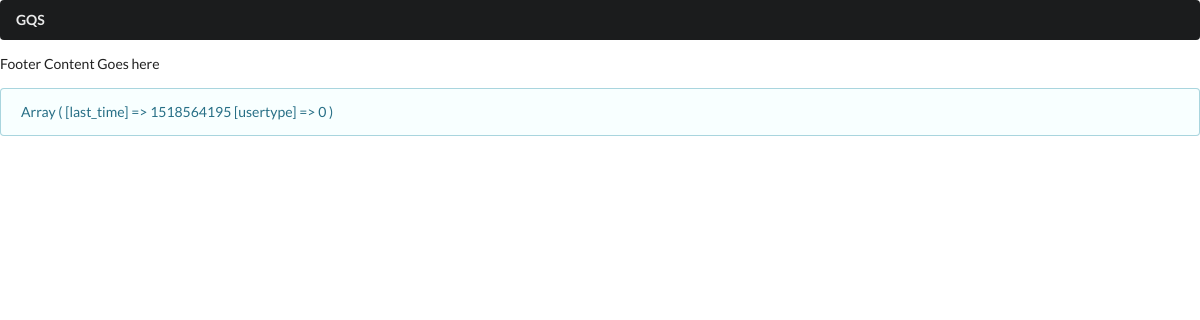
Before: /client/index.php with the older database file.
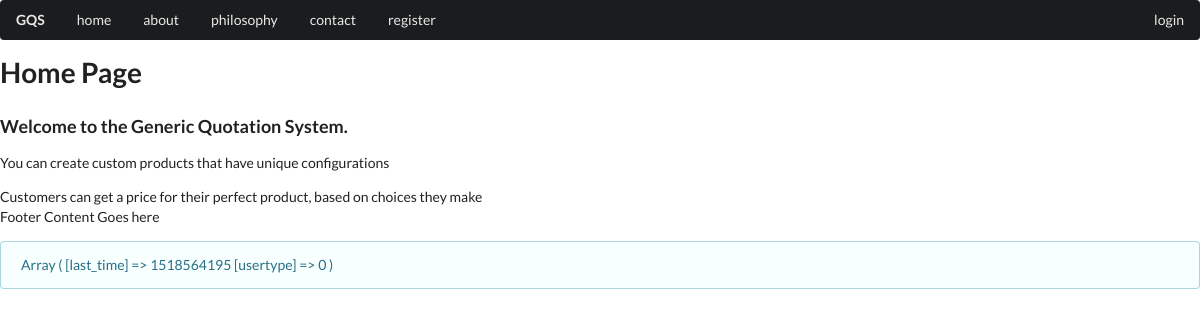
After: the same page with the newer database file.
### tables this page shows
CREATE TABLE `static` (
  `id` int(11) NOT NULL AUTO_INCREMENT,
  `short_title` varchar(24) NOT NULL,
  `privilege` int(1) NOT NULL,
  `title` varchar(240) NOT NULL,
  `byline` varchar(512) NOT NULL,
  `body` text NOT NULL,
  `image` varchar(256) NOT NULL,
  PRIMARY KEY (`id`),
  UNIQUE KEY `short_title` (`short_title`)
);

### client/index.php (the view, shortened to what this page needs)
<?php
    include "header.php";
?>
<?php
    include "menu.php";
?>
<?php
    $contentquery = "SELECT * FROM static WHERE privilege = " . $_SESSION['usertype'] . " OR privilege = -1";
    $conn = dbConnect();
    $stmt = $conn->prepare($contentquery);
    $stmt->execute();
    $staticresult = $stmt->fetchAll(PDO::FETCH_ASSOC);
    echo '<div id="contentgroup">';
    foreach($staticresult as $row) {
        echo '<div class="contentitem" id="' . $row['short_title'] . '">';
            echo '<h1>' . $row['title'] . '</h1>';
            echo '<h3>' . $row['byline'] . '</h3>';
            echo '<div>' . $row['body'] . '</div>';
        echo '</div>';
    }
    echo '</div>';
?>
<?php
    include "footer.php";
?>

### client/header.php (shortened to what this page needs)
<html>
    <head>
        <link rel="stylesheet" href="https://cdnjs.cloudflare.com/ajax/libs/semantic-ui/2.2.9/semantic.min.css"/>
        <link rel="stylesheet" href="../css/customerbase.css" type="text/css">
    </head>
    <body>

### client/menu.php
    <div class="ui fluid borderless inverted pointing main menu">
        <a href="#" class="header item">GQS</a>
<?php
    $menusql = "SELECT short_title FROM static WHERE privilege = " . $_SESSION['usertype'] . " OR privilege = -1 ORDER BY id ASC;";
    $conn = dbConnect();
    $stmt = $conn->prepare($menusql);
    $stmt->execute();
    $result = $stmt->fetchAll(PDO::FETCH_ASSOC);
    for($loop = 0; $loop < count($result); $loop++) {
        if($loop == count($result) - 1) {
            echo '<div class="right menu"><a onClick="doMenu(\'' . $result[$loop]['short_title'] . '\')" class="item cursoron">' . $result[$loop]['short_title'] . '</a></div>';
        } else {
            echo '<a onClick="doMenu(\'' . $result[$loop]['short_title'] . '\')" class="item cursoron">' . $result[$loop]['short_title'] . '</a>';
        }
    }
?>
    </div>
<section>

### client/footer.php (shortened to what this page needs)
        </section>
        <footer>
            <p>Footer Content Goes here</p>
            <div class="ui info message">
<?php
        print_r($_SESSION);
?>
            </div>
        </footer>
    </body>
</html>

### css/customerbase.css (style rules this page uses)
.cursoron { cursor: grab; }
#contentgroup { display: block; }
.contentitem { display: none; }

Changed rows visible on the page:
now on this page (row edited): static: short_title "home", title "Home Page", byline "Welcome to the Generic Quotation System.", body "You can create custom products that have unique configurations Customers can get a price for their perfect product, based on choices they make"
now on this page (row edited): static: short_title "about"
now on this page (row edited): static: short_title "philosophy"
now on this page (row edited): static: short_title "contact"
now on this page (row edited): static: short_title "register"
now on this page (row edited): static: short_title "login"
